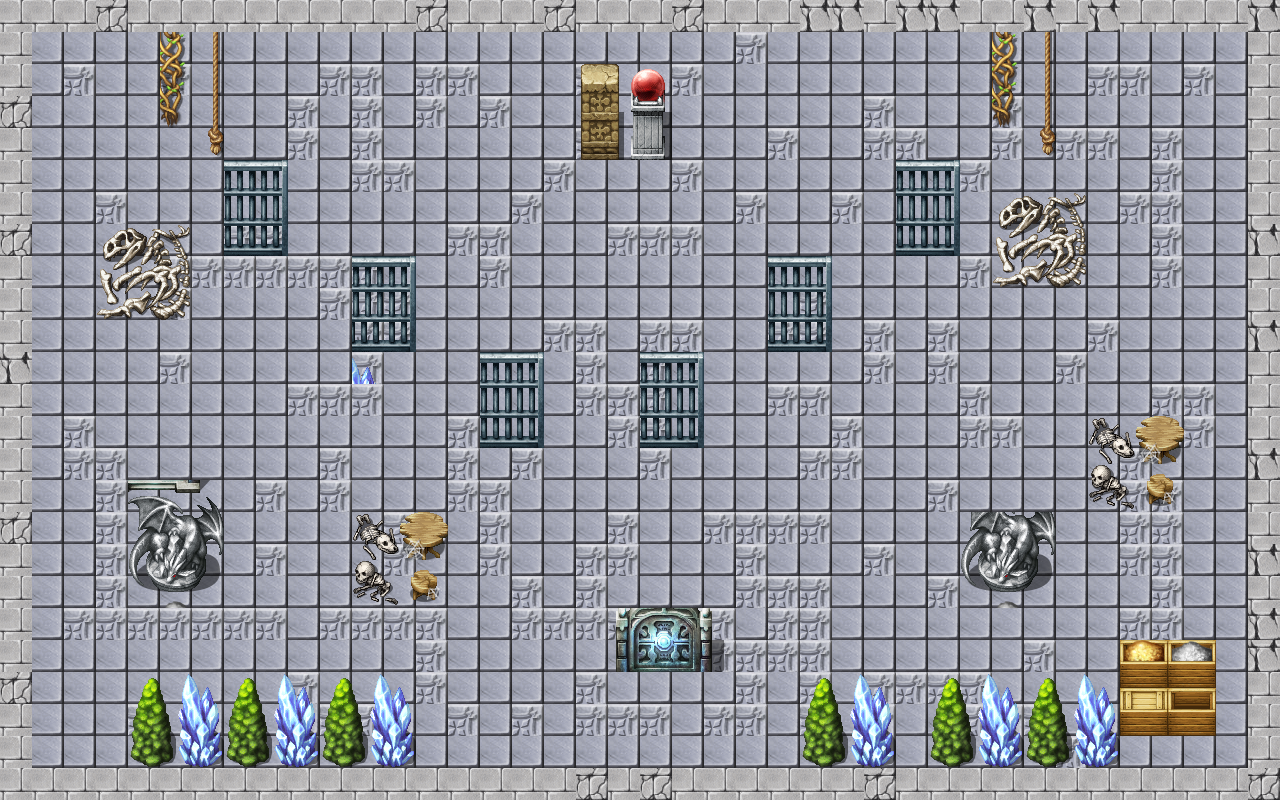

Below is a game level as drawn by its tile map, then a one-line description and the .tmx that defines it (tile-layer data replaced by summaries):
An orthogonal 40x25 tile map with 32x32 px tiles, 4 tile layers (wall, floor, door, meta), 2 tilesets and 1 object (SpawnPoint).

<map version="1.5" tiledversion="1.6.0" orientation="orthogonal" renderorder="right-down" width="40" height="25" tilewidth="32" tileheight="32" infinite="0" nextlayerid="8" nextobjectid="6">
 <tileset firstgid="1" name="Inside_A5" tilewidth="32" tileheight="32" tilecount="288" columns="12">
  <image source="Inside_A5.png" width="384" height="768" />
 </tileset>
 <tileset firstgid="289" name="Dungeon_B" tilewidth="32" tileheight="32" tilecount="576" columns="24">
  <image source="Dungeon_B.png" width="768" height="768" />
 </tileset>
 <layer id="1" name="wall" width="40" height="25">
  <data>[1000 cells, 126 non-empty, 2 distinct tile ids]</data>
 </layer>
 <layer id="2" name="floor" width="40" height="25">
  <data>[1000 cells, 1000 non-empty, 5 distinct tile ids]</data>
 </layer>
 <layer id="7" name="door" width="40" height="25">
  <data>[1000 cells, 8 non-empty, 8 distinct tile ids]</data>
 </layer>
 <layer id="3" name="meta" width="40" height="25">
  <data>[1000 cells, 180 non-empty, 71 distinct tile ids]</data>
 </layer>
 <objectgroup id="5" name="player">
  <object id="1" name="SpawnPoint" x="601.667" y="172" width="48" height="48" />
 </objectgroup>
</map>
